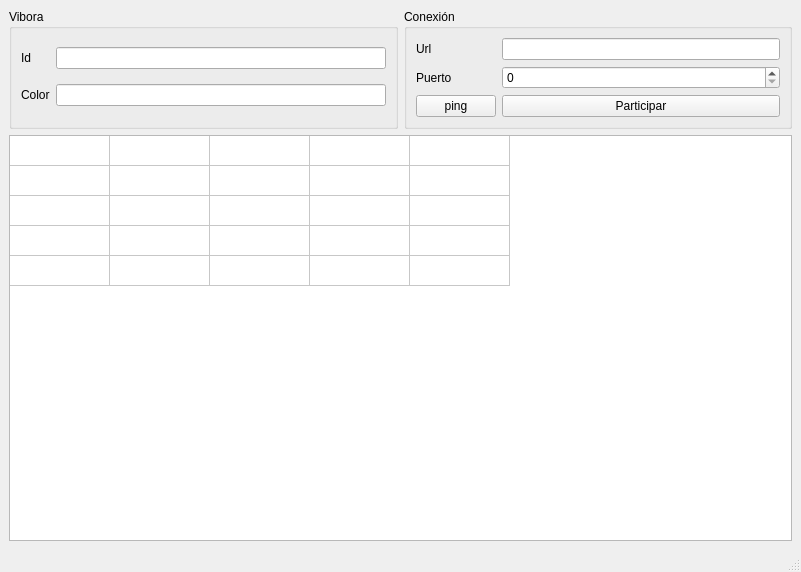
<?xml version="1.0" encoding="UTF-8"?>
<ui version="4.0">
 <class>MainWindow</class>
 <widget class="QMainWindow" name="MainWindow">
  <property name="geometry">
   <rect>
    <x>0</x>
    <y>0</y>
    <width>801</width>
    <height>572</height>
   </rect>
  </property>
  <property name="windowTitle">
   <string>Cliente</string>
  </property>
  <widget class="QWidget" name="centralwidget">
   <layout class="QVBoxLayout" name="verticalLayout_5">
    <item>
     <layout class="QHBoxLayout" name="horizontalLayout_3">
      <item>
       <widget class="QGroupBox" name="groupBox">
        <property name="title">
         <string>Vibora</string>
        </property>
        <layout class="QGridLayout" name="gridLayout_3">
         <item row="0" column="0">
          <widget class="QLabel" name="label">
           <property name="text">
            <string>Id</string>
           </property>
          </widget>
         </item>
         <item row="1" column="0">
          <widget class="QLabel" name="label_2">
           <property name="text">
            <string>Color</string>
           </property>
          </widget>
         </item>
         <item row="0" column="1">
          <widget class="QLineEdit" name="lineEdit"/>
         </item>
         <item row="1" column="1">
          <widget class="QLineEdit" name="lineEdit_2"/>
         </item>
        </layout>
       </widget>
      </item>
      <item>
       <widget class="QGroupBox" name="groupBox_2">
        <property name="title">
         <string>Conexión</string>
        </property>
        <layout class="QGridLayout" name="gridLayout_5">
         <item row="0" column="1">
          <widget class="QLineEdit" name="lineEdit_3"/>
         </item>
         <item row="1" column="1">
          <widget class="QSpinBox" name="spinBox"/>
         </item>
         <item row="1" column="0">
          <widget class="QLabel" name="label_4">
           <property name="text">
            <string>Puerto</string>
           </property>
          </widget>
         </item>
         <item row="0" column="0">
          <widget class="QLabel" name="label_3">
           <property name="text">
            <string>Url</string>
           </property>
          </widget>
         </item>
         <item row="2" column="0">
          <widget class="QPushButton" name="pushButton">
           <property name="text">
            <string>ping</string>
           </property>
          </widget>
         </item>
         <item row="2" column="1">
          <widget class="QPushButton" name="pushButton_2">
           <property name="text">
            <string>Participar</string>
           </property>
          </widget>
         </item>
        </layout>
       </widget>
      </item>
     </layout>
    </item>
    <item>
     <widget class="QTableWidget" name="tableWidget">
      <property name="rowCount">
       <number>5</number>
      </property>
      <property name="columnCount">
       <number>5</number>
      </property>
      <attribute name="horizontalHeaderVisible">
       <bool>false</bool>
      </attribute>
      <attribute name="horizontalHeaderHighlightSections">
       <bool>false</bool>
      </attribute>
      <attribute name="horizontalHeaderMinimumSectionSize">
       <number>1</number>
      </attribute>
      <attribute name="verticalHeaderVisible">
       <bool>false</bool>
      </attribute>
      <attribute name="verticalHeaderHighlightSections">
       <bool>false</bool>
      </attribute>
      <attribute name="verticalHeaderMinimumSectionSize">
       <number>1</number>
      </attribute>
      <row/>
      <row/>
      <row/>
      <row/>
      <row/>
      <column/>
      <column/>
      <column/>
      <column/>
      <column/>
     </widget>
    </item>
   </layout>
  </widget>
  <widget class="QMenuBar" name="menubar">
   <property name="geometry">
    <rect>
     <x>0</x>
     <y>0</y>
     <width>801</width>
     <height>25</height>
    </rect>
   </property>
  </widget>
  <widget class="QStatusBar" name="statusbar"/>
 </widget>
 <resources/>
 <connections/>
</ui>
